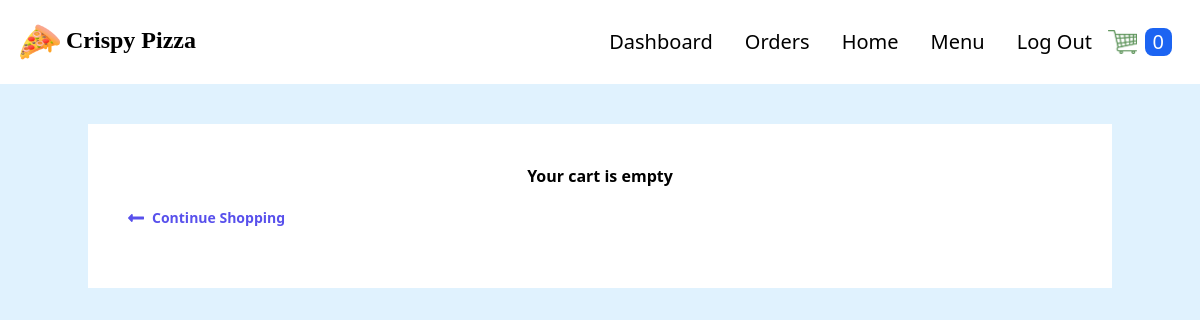
The app's page /cart/ (signed in), older data.
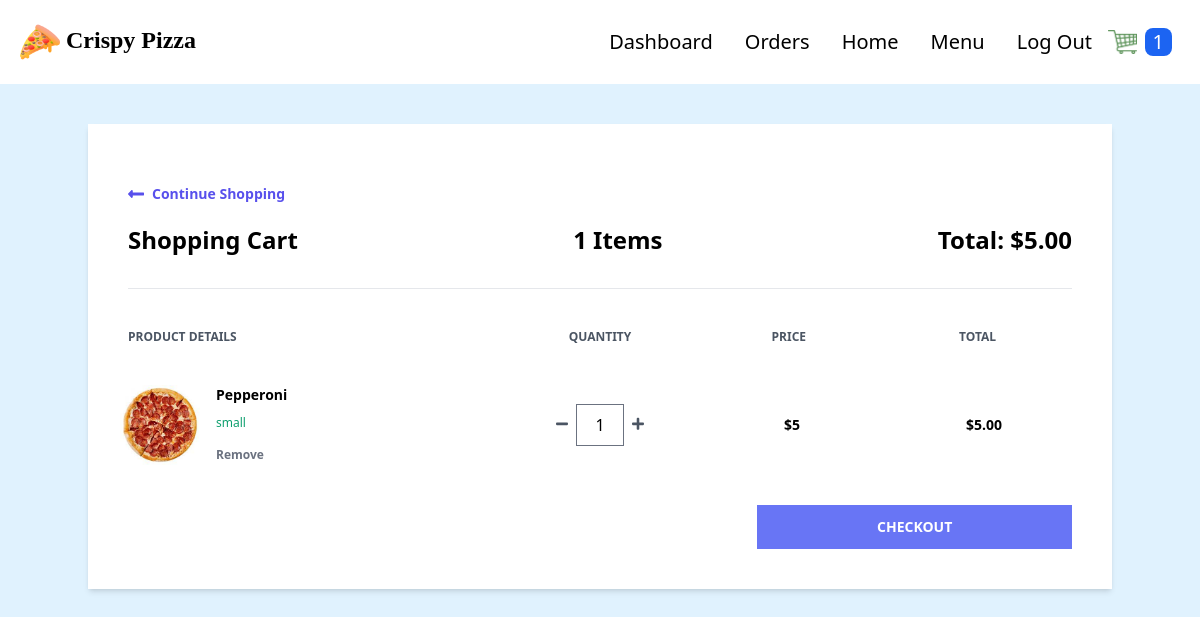
The same page, newer data.
### order/models.py (models this page shows, shortened)
class Order(models.Model):
    PAYMENT_CHOICES = (
        ("cash", "cash"),
        ("online", "online")
        )
    DELIVERY_CHOICES = (
        ("delivery", "delivery"),
        ("carryout", "carryout")
    )
    transaction_id = models.UUIDField(
        primary_key=True, default=uuid.uuid4, editable=True)
    customer = models.ForeignKey(
        Customer, on_delete=models.CASCADE)
    date_ordered = models.DateTimeField(auto_now_add=True)
    date_modified = models.DateTimeField(auto_now=True)
    complete = models.BooleanField(default=False)
    paid = models.BooleanField(default=False)
    payment_method = models.CharField(max_length=10, choices=PAYMENT_CHOICES)
    delivery_method = models.CharField(max_length=10, choices=DELIVERY_CHOICES)
    coupon = models.ForeignKey(
        'Coupon', on_delete=models.SET_NULL, blank=True, null=True)
    @property
    def get_cart_subtotal(self):
        order_items = self.orderitem_set.all()
        total = sum([item.get_total for item in order_items])
        return total
    get_cart_subtotal.fget.short_description = 'Subtotal'
    @property
    def get_cart_total(self):
        total = self.get_cart_subtotal
        if self.coupon:
            total = total - self.get_coupon_value
        return total
    get_cart_total.fget.short_description = 'Total'
    @property
    def get_cart_items(self):
        order_items = self.orderitem_set.all()
        total = sum([item.quantity for item in order_items])
        return total
    get_cart_items.fget.short_description = '# Items'
    @property
    def get_coupon_value(self):
        if self.coupon:
            if self.coupon.discount_type == "Percent":
                coupon_value = self.get_cart_subtotal*self.coupon.discount_amount//100
            else:
                coupon_value = self.coupon.discount_amount
        else:
            coupon_value = None
        return coupon_value
    get_coupon_value.fget.short_description = 'Coupon'

class OrderItem(models.Model):
    product = models.ForeignKey(
        Product, on_delete=models.SET_NULL, blank=True, null=True)
    order = models.ForeignKey(
        Order, on_delete=models.CASCADE, null=True, blank=True)
    variation = models.ForeignKey(
        ProductVariant, on_delete=models.SET_NULL, blank=True, null=True)
    quantity = models.IntegerField(default=0, null=True, blank=True)
    date_added = models.DateTimeField(auto_now_add=True)
    @property
    def get_total(self):
        if self.product.has_variants:
            total = self.variation.price * self.quantity
        else:
            total = self.product.price * self.quantity
        return total
    get_total.fget.short_description = 'Total'

### store/models.py (models this page shows, shortened)
class Product(models.Model):
    id = models.UUIDField(primary_key=True, default=uuid.uuid4, editable=False)
    name = models.CharField(max_length=100)
    price = models.PositiveIntegerField(blank=True, null=True)
    desc = models.TextField(max_length=500)
    image = models.ImageField(blank=True, upload_to='images')
    created_at = models.DateField(auto_now_add=True)
    updated_at = models.DateField(auto_now=True)
    product_category = models.ForeignKey(
        "Category", on_delete=models.CASCADE, null=True, blank=True)
    def image_tag(self):
        return mark_safe(f'<img src="{self.image.url}" width="100" height="100" />')
    image_tag.short_description = 'Image'
    @property
    def has_variants(self):
        if self.productvariant_set.count() > 0:
            return True
        else:
            return False

class ProductVariant(models.Model):
    title = models.CharField(max_length=100, blank=True, null=True)
    product = models.ForeignKey(Product, on_delete=models.CASCADE)
    size = models.ForeignKey(Size, on_delete=models.CASCADE)
    price = models.PositiveIntegerField()

class Size(models.Model):
    name = models.CharField(max_length=20, blank=True, null=True)

### order/views.py (the view)
# urls.py: path('cart/', views.cart, name='cart'),
def cart(request):
    if request.user.is_authenticated:
        customer = request.user.customer
    else:
        customer, created = Customer.objects.get_or_create(
            device=request.COOKIES['device'])
    customer_order = Order.objects.filter(
        customer=customer, complete=False)
    if customer_order.exists():
        customer_items = OrderItem.objects.filter(
            order_id__in=customer_order).order_by("product__name", "-variation__size")
        customer_order = customer_order[0]
    else:
        customer_order, customer_items = None, None
    context = {
        "order": customer_order,
        "items": customer_items,
    }
    return render(request, 'order/cart.html', context)

### store/context_processors.py (called while the page is built, shortened)
def get_cart_quantity(request):
    if request.user.is_authenticated:
        try:
            customer = request.user.customer
        except:
            number_of_items = 0
    try:
        customer_order = Order.objects.filter(
            customer=customer, complete=False)[0]
        number_of_items = customer_order.get_cart_items
    except:
        number_of_items = 0
    finally:
        return {
            'cart_quantity': number_of_items
        }

### order/templates/order/cart.html (shortened to what the changed rows need)
{% extends 'store/base.html' %} {% block content %} {% if not items %}
<div class="container mx-auto mt-10">
  <div class="w-full bg-white px-10 py-10 text-center">
    <h2 class="font-bold">Your cart is empty</h2>
    <div>
      <a
        href="{% url 'store:products' %}"
        class="flex font-semibold text-indigo-600 text-sm my-5 w-1/4"
      >
        <svg
          class="fill-current mr-2 text-indigo-600 w-4"
          viewBox="0 0 448 512"
        >
          <path
            d="M134.059 296H436c6.627 0 12-5.373 12-12v-56c0-6.627-5.373-12-12-12H134.059v-46.059c0-21.382-25.851-32.09-40.971-16.971L7.029 239.029c-9.373 9.373-9.373 24.569 0 33.941l86.059 86.059c15.119 15.119 40.971 4.411 40.971-16.971V296z"
          />
        </svg>
        Continue Shopping
      </a>
    </div>
  </div>
</div>
{% else %}
<div class="container mx-auto mt-10">
  <div class="flex flex-col shadow-md my-10">
    <div class="w-full bg-white px-10 py-10">
      <a
        href="{% url 'store:products' %}"
        class="flex font-semibold text-indigo-600 text-sm my-5 w-1/4"
      >
        <svg
          class="fill-current mr-2 text-indigo-600 w-4"
          viewBox="0 0 448 512"
        >
          <path
            d="M134.059 296H436c6.627 0 12-5.373 12-12v-56c0-6.627-5.373-12-12-12H134.059v-46.059c0-21.382-25.851-32.09-40.971-16.971L7.029 239.029c-9.373 9.373-9.373 24.569 0 33.941l86.059 86.059c15.119 15.119 40.971 4.411 40.971-16.971V296z"
          />
        </svg>
        Continue Shopping
      </a>
      <div class="flex justify-between border-b pb-8">
        <h1 class="font-semibold text-2xl">Shopping Cart</h1>
        <h2 class="font-semibold text-2xl">{{order.get_cart_items}} Items</h2>
        <h2 class="font-semibold text-2xl">
          Total: ${{order.get_cart_subtotal|floatformat:2}}
        </h2>
      </div>
      <div class="flex mt-10 mb-5">
        <h3 class="font-semibold text-gray-600 text-xs uppercase w-2/5">
          Product Details
        </h3>
        <h3
          class="font-semibold text-center text-gray-600 text-xs uppercase w-1/5 text-center"
        >
          Quantity
        </h3>
        <h3
          class="font-semibold text-center text-gray-600 text-xs uppercase w-1/5 text-center"
        >
          Price
        </h3>
        <h3
          class="font-semibold text-center text-gray-600 text-xs uppercase w-1/5 text-center"
        >
          Total
        </h3>
      </div>
      {% for item in items %}
      <div class="flex items-center hover:bg-gray-100 -mx-8 px-6 py-5">
        <div class="flex w-2/5">
          <div class="w-20">
            <img
              class="h-20 rounded-xl"
              src="{{item.product.image.url}}"
              alt=""
            />
          </div>
          <div class="flex flex-col justify-between ml-4 flex-grow">
            <span class="font-bold text-sm">{{ item.product.name|title }}</span>
            <span class="text-green-500 text-xs"
              >{{item.variation.size.name}}</span
            >
            <form
              action="{% url 'order:remove-from-cart' item.id %}"
              method="post"
            >
              <button
                type="submit"
                class="font-semibold hover:text-red-500 text-gray-500 text-xs"
              >
                Remove
              </button>
            </form>
          </div>
        </div>
        <div
          class="flex justify-center items-center w-1/5 individual-container"
        >
          <form
            action="{% url 'order:reduce-product-quantity' item.pk %}"
            method="post"
          >
            <button type="submit">
              <svg class="fill-current text-gray-600 w-3" viewBox="0 0 448 512">
                <path
                  d="M416 208H32c-17.67 0-32 14.33-32 32v32c0 17.67 14.33 32 32 32h384c17.67 0 32-14.33 32-32v-32c0-17.67-14.33-32-32-32z"
                />
              </svg>
            </button>
          </form>
          <input
            class="quantity mx-2 border text-center w-12"
            type="number"
            value="{{item.quantity}}"
            min="1"
            oninput="validity.valid||(value='');"
            id="{{item.pk}}"
          />
          <form
            action="{% url 'order:increase-product-quantity' item.pk %}"
            method="post"
          >
            <button type="submit">
            </button>
          </form>
        </div>
        <h1 class="text-center w-1/5 font-semibold text-sm">
          ${% firstof item.variation.price item.product.price %}
        </h1>
        <span class="text-center w-1/5 font-semibold text-sm"
          >${{item.get_total|floatformat:2}}</span
        >
      </div>
      {% endfor %}
      <div class="mt-5">
        <form action="{% url 'order:checkout' %}" method="POST">
          <button
            type="submit"
            class="bg-indigo-500 font-semibold hover:bg-indigo-600 py-3 text-sm text-white uppercase w-1/3 flex items-center justify-center ml-auto"
          >
            Checkout
          </button>
        </form>
      </div>
    </div>
  </div>
</div>
{% endif %}
{% endblock %}

Row changes from the older to the newer data that the page shows:
added Order: get_cart_items "1", get_cart_subtotal "5.00"
added OrderItem: product.image (picture), product.name "Pepperoni", variation.size.name "small", quantity "1", variation.price "5", get_total "5.00"
Text that changed along with them:
{{ cart_quantity }}: "0" → "1"
text no longer shown: "Your cart is empty"
text now shown: "Shopping Cart Items Total: $ PRODUCT DETAILS QUANTITY PRICE TOTAL CHECKOUT"
